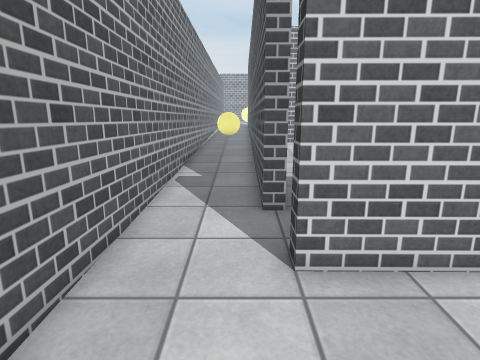
view 1 (above)

15 first-person views from a walk through a 3-D level made in the Unity game engine. The camera is 1.5 m above the floor, tilts 12° down and sees 80° across. The floor is counted in squares, 0.5 m on a side. Each view is taken from the middle of a square. On the plan, view 1 faces up. The plan holds only what a view shows up to about 20 squares ahead; the rest is blank. The place goes on beyond the plan. The player is left out. Surface patterns are stand-ins for the level's own textures.

view 2
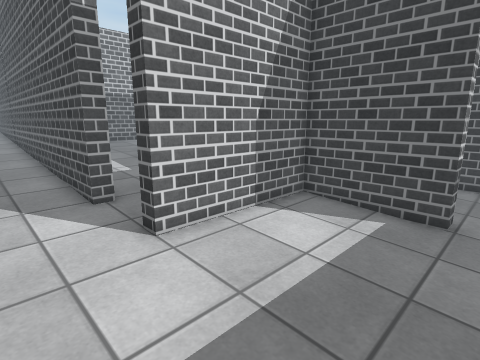

view 3
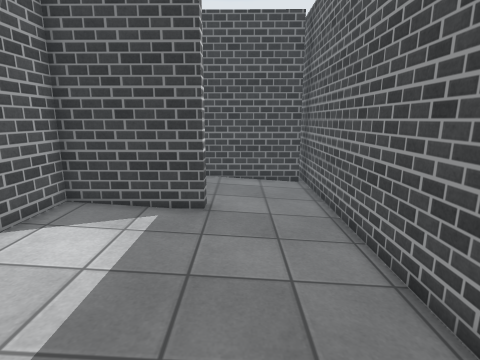

view 4
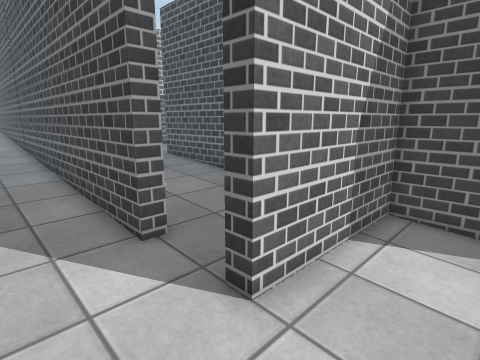

view 5
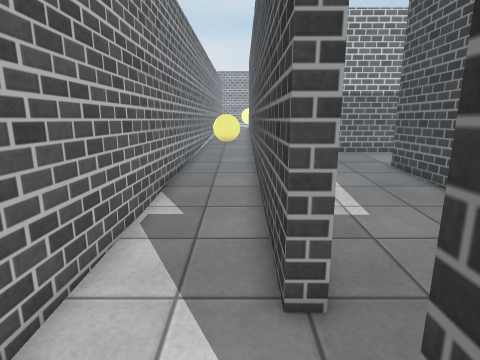

view 6
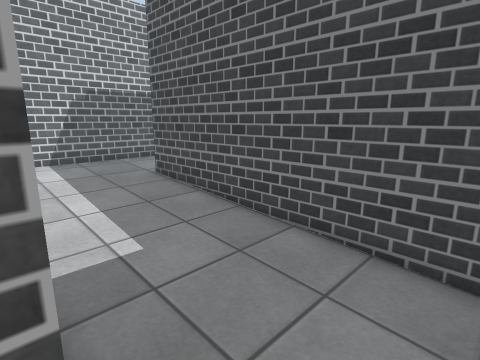

view 7
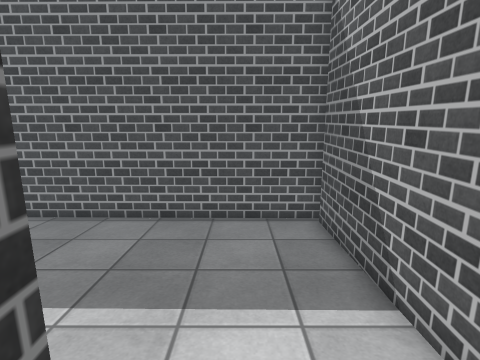

view 8
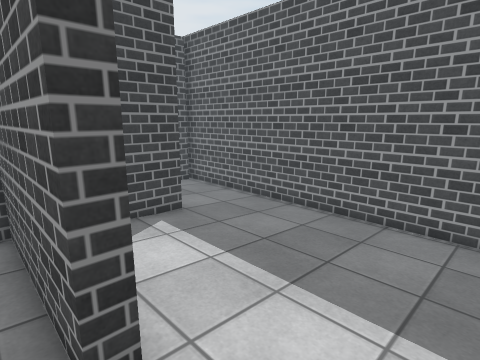

view 9
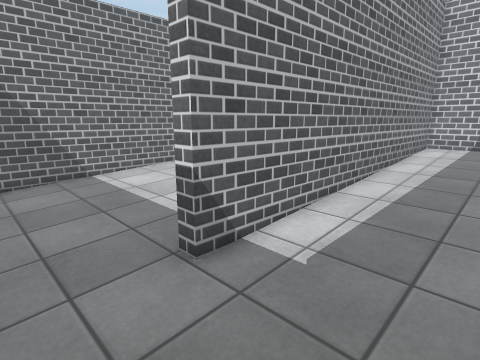

view 10
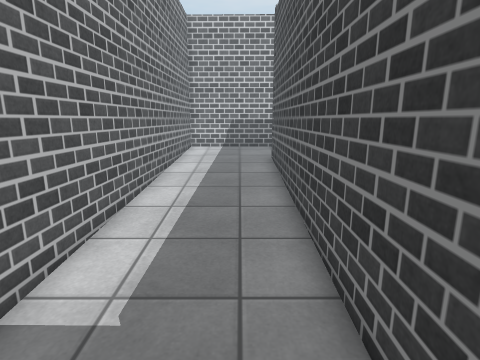

view 11
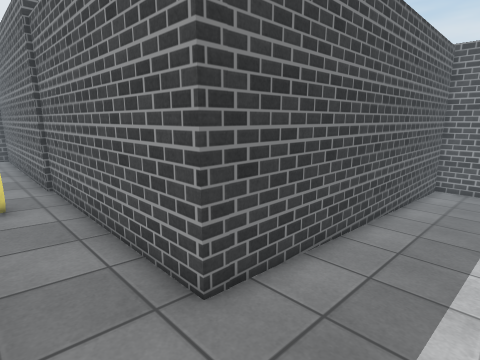

view 12
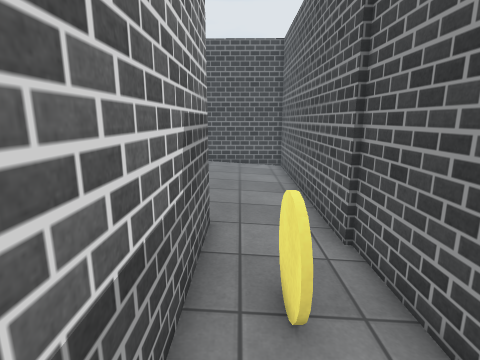

view 13
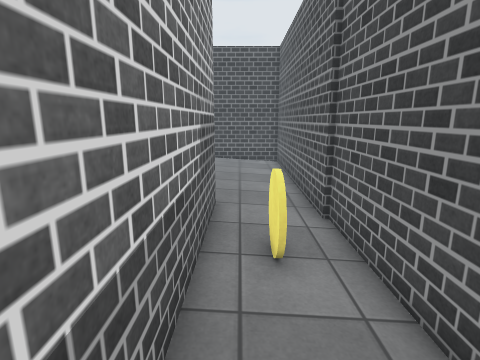

view 14
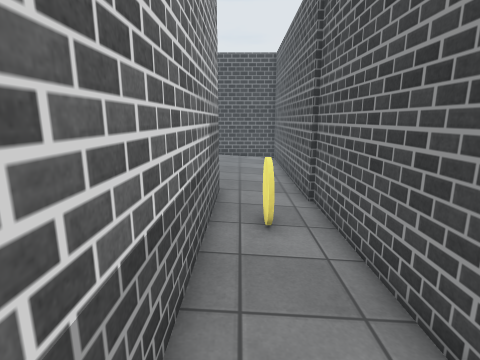

view 15
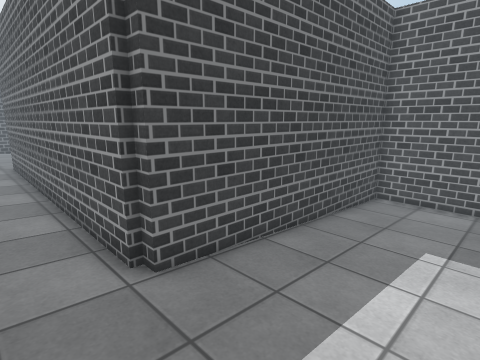

### Floor plan
Key: @ floor where view 1 was taken; # wall or solid block; . main floor; : floor 0.25 m higher than the main floor; - floor 0.25 m lower than the main floor; _ floor 0.5 m lower than the main floor; Y yellow disc.
Columns run from 3 left of view 1 to 37 right of it. Each row starts with its distance up from view 1.
 21 #:::#########
 20 #:::#::::::::::
 19 #...# ..................
 18 #...# .....###############  ...     ....#
 17 #...# ....##################............#
 16 #...#.....##............................#
 15 #...#.....##............Y...............#
 14 #...#.....##............................#
 13 #...#.....##....#########################
 12 #...#.....##....#
 11 #---#-----##----#
 10 #---#-----##----#
  9 #---#-----##----#
  8 #---#-----##----#
  7 #---------##----#
  6 #---------##----#
  5 #---########----#
  4 #---------##----#
  3 #_________##____#
  2 #_________##____#
  1 #_________##____#
  0 #__@______##____#
 -1 #_______________#
 -2 #_______________#
 -3 #_______________#
 -4 ##################
 -5                ##

Where each view was taken, in squares from view 1:
view 1: 0 up, 0 right, facing up
view 2: 1 down, 2 left, facing up-right
view 3: 1 down, 2 left, facing right
view 4: 2 up, 2 left, facing up-right
view 5: 4 up, 0 right, facing up
view 6: 6 up, 1 right, facing up-right
view 7: 6 up, 0 right, facing down
view 8: 6 up, 2 left, facing down-right
view 9: 3 down, 12 right, facing up-left
view 10: 2 down, 11 right, facing up
view 11: 16 up, 9 right, facing down-right
view 12: 16 up, 17 right, facing right
view 13: 16 up, 15 right, facing right
view 14: 16 up, 13 right, facing right
view 15: 20 up, 2 right, facing down-right
